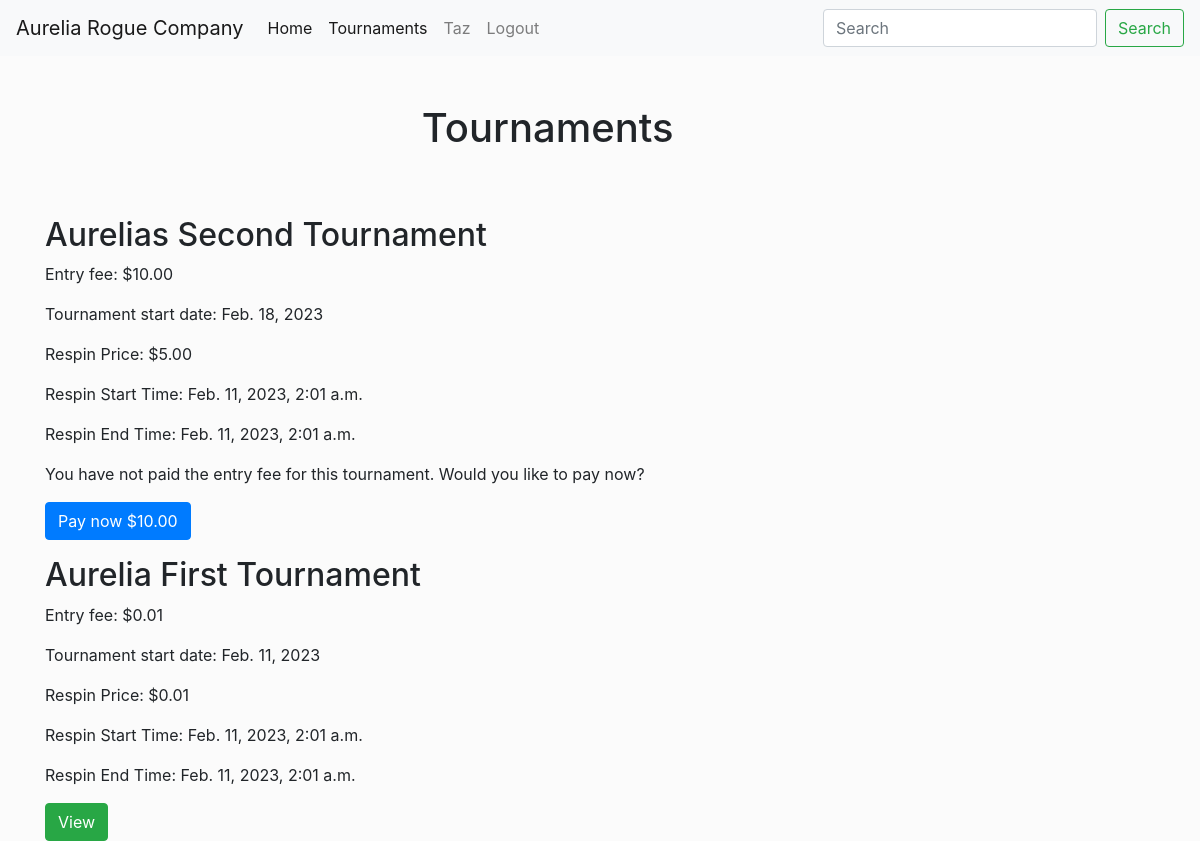
/tournament/ (signed in), run on the app's committed database.
### hoster/models.py (models this page shows, shortened)
class Tournament(models.Model):
    name = models.CharField(max_length=255)
    entry_fee = models.DecimalField(max_digits=6, decimal_places=2)
    respins_fee = models.DecimalField(max_digits=6, decimal_places=2)
    date = models.DateField(blank=True)
    start_time = models.DateTimeField(blank=True)
    entry_end_time = models.DateTimeField(blank=True)
    respins_start_time = models.DateTimeField(blank=True)
    respins_end_time = models.DateTimeField(blank=True)
    profiles = models.ManyToManyField(Profile, through='TournamentAccess')
    teams = models.ManyToManyField(Team, blank=True)
    subs = models.ManyToManyField(Profile, related_name='subs', blank=True)
    class Meta:
        db_table = "Tournament"

### hoster/views.py (the view)
# urls.py: path('tournament/', tournaments_view, name="tournaments"),
def tournaments_view(request):
    tournaments = Tournament.objects.all().order_by('-id')
    if request.user.is_authenticated:
        profile = request.user.profile
        for tournament in tournaments:
            entry = tournament.entry_fee
            if profile in tournament.profiles.all():
                pass
    context = {
        'tournaments': tournaments,
        'profile': request.user.profile
    }
    return render(request, 'tournaments.html', context)

### templates/tournaments.html (shortened to what this page needs)
{% extends 'base.html' %}
{% load static %}
{% block content %}
    <div class="container">
        <div class="row">
            <div class="col-xs-6">
                <div class="container ontent">
                    <div class="row">
                        <div class="col">
                            <h1 class="text-center mt-5">Tournaments</h1>
                            <div class="row mt-5">
                                {% for tournament in tournaments %}
                                    <div class="container mt-3">
                                        <h2>{{ tournament.name }}</h2>
                                        <p>Entry fee: ${{ tournament.entry_fee }}</p>
                                        <p>Tournament start date: {{ tournament.date }}</p>
                                        <p>Respin Price: ${{ tournament.respins_fee }}</p>
                                        <p>Respin Start Time: {{ tournament.respins_start_time }}</p>
                                        <p>Respin End Time: {{ tournament.respins_end_time }}</p>
                                        {% if profile in tournament.profiles.all %}
                                            <a href="{% url 'tournament_detail' tournament.id %}"
                                               class="btn btn-success">View</a>
                                        {% else %}
                                            <p>You have not paid the entry fee for this tournament. Would you like to
                                                pay now?</p>
                                            <a href="{% url 'tournament_payment' tournament.id %}"
                                               class="btn btn-primary">Pay now ${{ tournament.entry_fee }}</a>
                                        {% endif %}
                                    </div>
                                {% endfor %}
                            </div>
                        </div>
                    </div>
                </div>
            </div>
        </div>
    </div>
{% endblock %}

### templates/navbar.html (shortened to what this page needs)
{% load static %}
<nav class="navbar navbar-expand-lg navbar-light bg-light">
    <a class="navbar-brand" href="{% url 'home' %}">Aurelia Rogue Company</a>
    <div class="collapse navbar-collapse" id="navbarSupportedContent">
        <ul class="navbar-nav mr-auto">
            <li class="nav-item active">
                <a class="nav-link" href="{% url 'home' %}">Home <span class="sr-only">(current)</span></a>
            </li>
            <li class="nav-item active">
                <a class="nav-link" href="{% url 'tournaments' %}">Tournaments</a>
            </li>
            {% if request.user.is_authenticated %}
                <li class="nav-item">
                    <a class="nav-link" href="#">{{ request.user.get_username }}</a>
                </li>
                <li class="nav-item">
                    <a class="nav-link" href="{% url 'logout' %}">Logout</a>
                </li>
            {% endif %}
        </ul>
        <form class="form-inline my-2 my-lg-0">
            <input class="form-control mr-sm-2" type="search" placeholder="Search" aria-label="Search">
            <button class="btn btn-outline-success my-2 my-sm-0" type="submit">Search</button>
        </form>
    </div>
</nav>

### static/css/style.css (style rules this page uses)
body { background-color: #fbfbfb; }

### data on the page
Tournament: name "Aurelias Second Tournament", entry_fee "10.00", date "Feb. 18, 2023", respins_fee "5.00", respins_start_time "Feb. 11, 2023, 2:01 a.m.", respins_end_time "Feb. 11, 2023, 2:01 a.m."
Tournament: name "Aurelia First Tournament", entry_fee "0.01", date "Feb. 11, 2023", respins_fee "0.01", respins_start_time "Feb. 11, 2023, 2:01 a.m.", respins_end_time "Feb. 11, 2023, 2:01 a.m.", shows "View"

### other printed values
{{ request.user.get_username }} "Taz"
